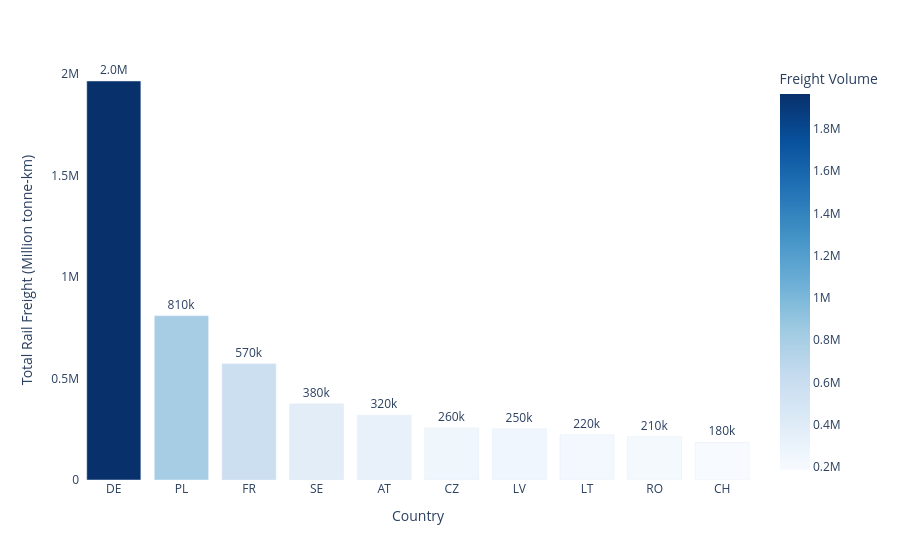

The code cell stored with this chart in its notebook:
### Code cell
# Top countries with most rail freight?

import pandas as pd
import plotly.express as px

# Loading the dataset
df = pd.read_csv("../Processed/merged_eurostat_clean_V2.csv")

# Renaming columns for clarity
df = df.rename(columns={
    "geo": "country",
    "TIME_PERIOD": "year",
    "NST_TOTAL_MIO_TKM": "million_tkm"
})

# Converting freight column to numeric
df["million_tkm"] = pd.to_numeric(df["million_tkm"], errors="coerce")

# Summing total rail freight by country over all years
total_freight = df.groupby("country")["million_tkm"].sum().reset_index()

# Sorting and selecting Top 10
top10 = total_freight.sort_values(by="million_tkm", ascending=False).head(10)

# Plotting using Plotly
fig = px.bar(
    top10,
    x="country",
    y="million_tkm",
    labels={"country": "Country", "million_tkm": "Total Rail Freight (Million tonne-km)"},
    text="million_tkm",
    color="million_tkm",
    color_continuous_scale="Blues"
)

fig.update_traces(texttemplate='%{text:.2s}', textposition='outside')

fig.update_layout(
    xaxis_tickangle=0,
    plot_bgcolor="white",
    font=dict(size=12),
    showlegend=False,
    coloraxis_colorbar_title="Freight Volume"
)

fig.add_annotation(
    text="<b>Figure 4.1 – Top 10 EU Countries by Total Rail Freight (Million tonne-km)</b>",
    xref="paper", yref="paper",
    x=0.2, y=-0.23,
    showarrow=False,
    font=dict(size=12, color="gray"),
    align="left"
)

fig.show()

### Figure 1 — Plotly figure (JSON) as saved in the notebook; plotly's stock layout.template omitted (floating-point values rounded to 4 significant figures)
{"data": [{"alignmentgroup": "True", "hovertemplate": "Country=%{x}<br>Total Rail Freight (Million tonne-km)=%{marker.color}<extra></extra>", "legendgroup": "", "marker": {"color": [1965048, 808877, 572376, 375355, 319264, 256424, 251862, 223302, 213547, 184884], "coloraxis": "coloraxis", "pattern": {"shape": ""}}, "name": "", "offsetgroup": "", "orientation": "v", "showlegend": false, "text": [1965048, 808877, 572376, 375355, 319264, 256424, 251862, 223302, 213547, 184884], "textposition": "outside", "texttemplate": "%{text:.2s}", "type": "bar", "x": ["DE", "PL", "FR", "SE", "AT", "CZ", "LV", "LT", "RO", "CH"], "xaxis": "x", "y": [1965048, 808877, 572376, 375355, 319264, 256424, 251862, 223302, 213547, 184884], "yaxis": "y"}], "layout": {"annotations": [{"align": "left", "font": {"color": "gray", "size": 12}, "showarrow": false, "text": "<b>Figure 4.1 – Top 10 EU Countries by Total Rail Freight (Million tonne-km)</b>", "x": 0.2, "xref": "paper", "y": -0.23, "yref": "paper"}], "barmode": "relative", "coloraxis": {"colorbar": {"title": {"text": "Freight Volume"}}, "colorscale": [[0, "rgb(247,251,255)"], [0.125, "rgb(222,235,247)"], [0.25, "rgb(198,219,239)"], [0.375, "rgb(158,202,225)"], [0.5, "rgb(107,174,214)"], [0.625, "rgb(66,146,198)"], [0.75, "rgb(33,113,181)"], [0.875, "rgb(8,81,156)"], [1, "rgb(8,48,107)"]]}, "font": {"size": 12}, "legend": {"tracegroupgap": 0}, "margin": {"t": 60}, "plot_bgcolor": "white", "showlegend": false, "xaxis": {"anchor": "y", "domain": [0, 1], "tickangle": 0, "title": {"text": "Country"}}, "yaxis": {"anchor": "x", "domain": [0, 1], "title": {"text": "Total Rail Freight (Million tonne-km)"}}}}
